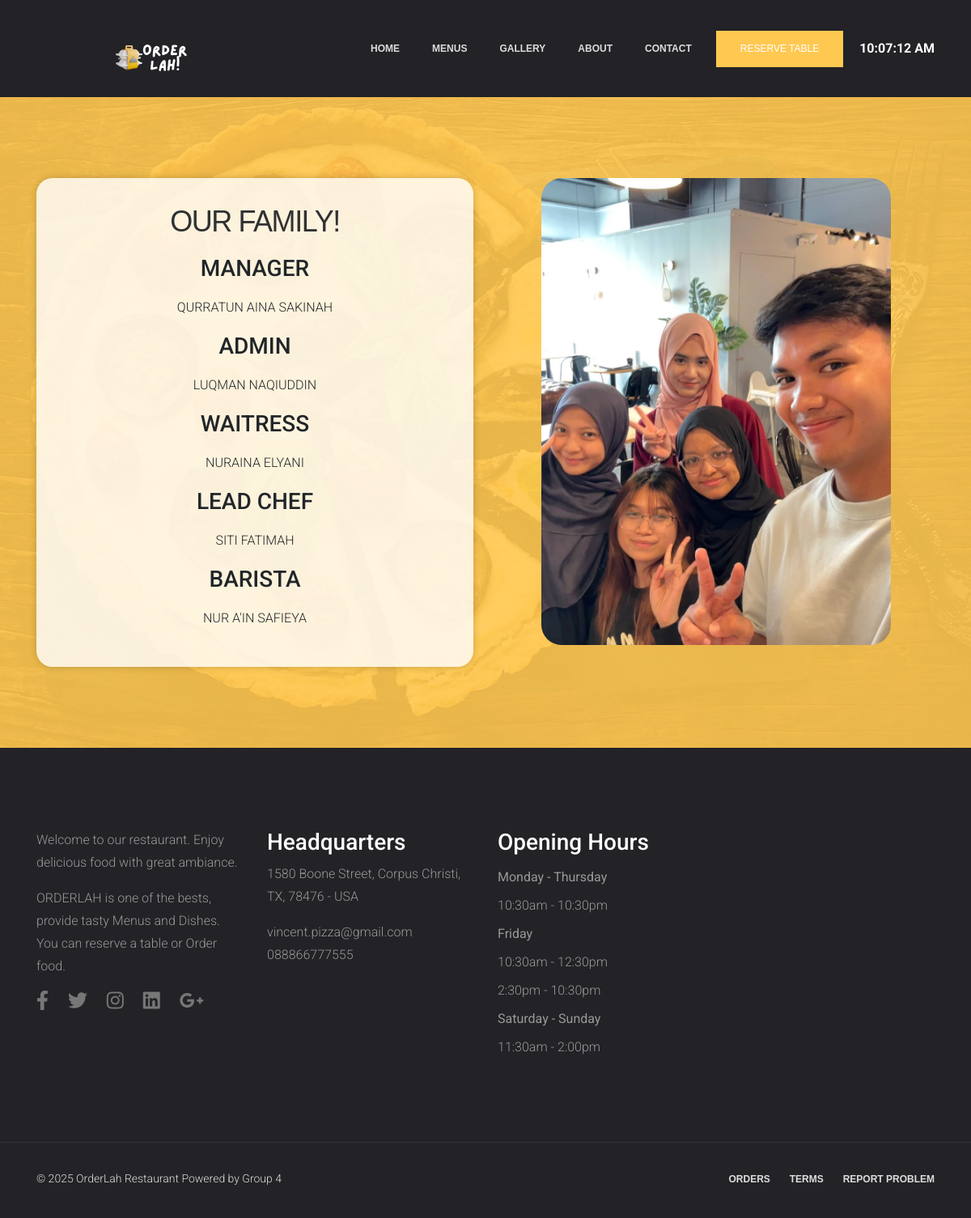
Page /about.php on the earlier database version.
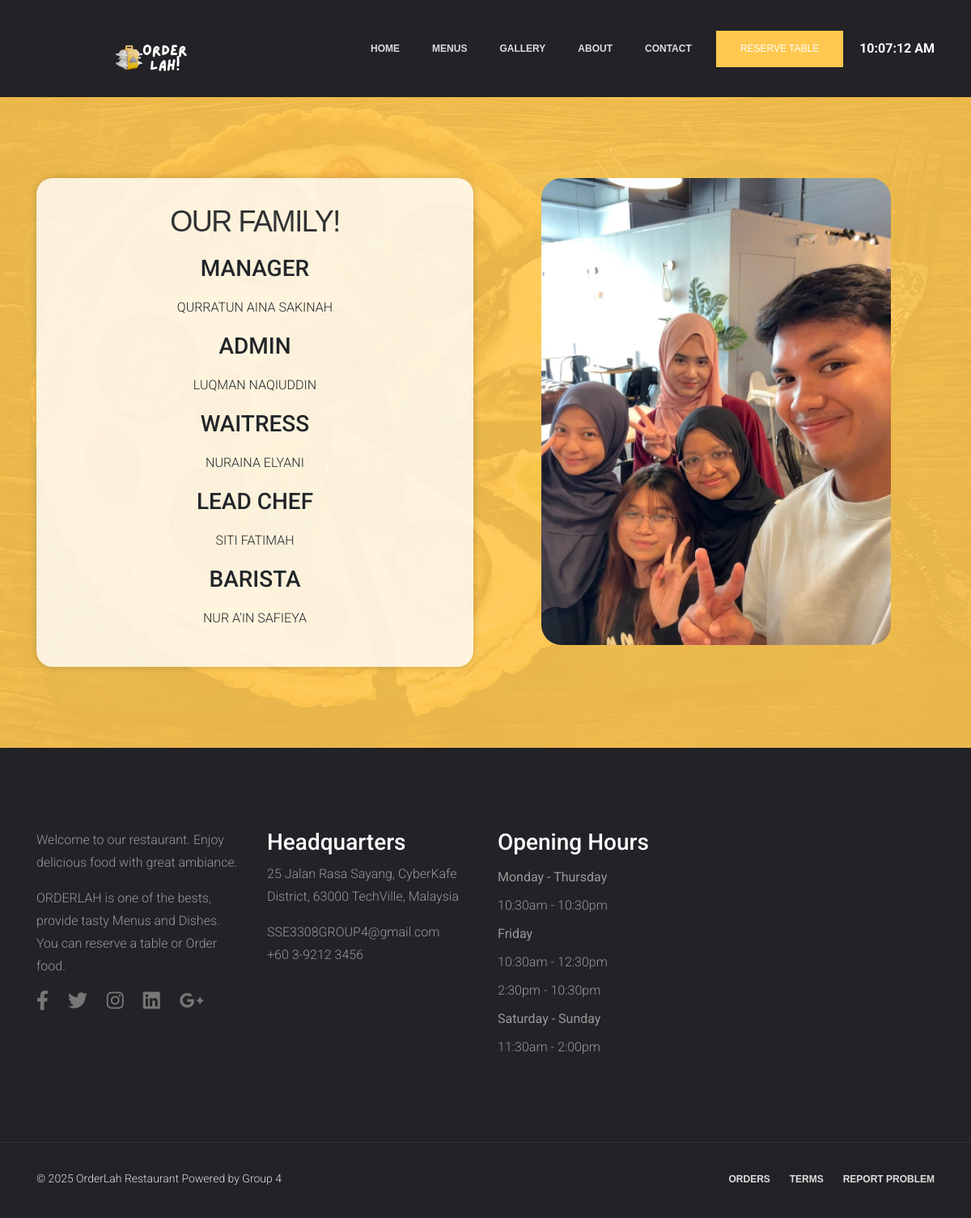
Same page on the later database version.
### tables this page shows
CREATE TABLE `website_settings` (
  `option_id` int(5) NOT NULL,
  `option_name` varchar(255) NOT NULL,
  `option_value` varchar(255) NOT NULL
);

### about.php (the view, shortened to what this page needs)
<?php
    include "connect.php";
    include "Includes/templates/header.php";
    include "Includes/templates/navbar.php";
    $stmt_web_settings = $con->prepare("SELECT * FROM website_settings");
    $stmt_web_settings->execute();
    $web_settings = $stmt_web_settings->fetchAll();
    $restaurant_email = "";
    $restaurant_address = "";
    $restaurant_phonenumber = "";
    foreach ($web_settings as $option)
    {
        if($option['option_name'] == 'restaurant_name')
        {
            $restaurant_name = $option['option_value'];
        }
        elseif($option['option_name'] == 'restaurant_email')
        {
            $restaurant_email = $option['option_value'];
        }
        elseif($option['option_name'] == 'restaurant_phonenumber')
        {
            $restaurant_phonenumber = $option['option_value'];
        }
        elseif($option['option_name'] == 'restaurant_address')
        {
            $restaurant_address = $option['option_value'];
        }
    }
?>
	<section class="contact-section" id="contact">
        <div class="container">
            <div class="row">
                <div class="col-lg-6 sm-padding" style="text-:center">
                <div class="contact-info" style="text-align: center;background-color: rgba(255, 255, 255, 0.8);padding: 30px;border-radius: 20px;box-shadow: 0px 0px 10px rgba(0,0,0,0.2);">
                        <h2>OUR FAMILY!</h2>
                        <h3 style="margin-top: 20px;">MANAGER</h3>
                        <p>QURRATUN AINA SAKINAH</p>
                        <h3 style="margin-top: 20px;">ADMIN</h3>
                        <p>LUQMAN NAQIUDDIN</p>
                        <h3 style="margin-top: 20px">WAITRESS</h3>
                        <p>NURAINA ELYANI</p>
                        <h3 style="margin-top: 20px">LEAD CHEF</h3>
                        <p>SITI FATIMAH</p>
                        <h3 style="margin-top: 20px">BARISTA</h3>
                        <p>NUR A'IN SAFIEYA</p>
                    </div>
                </div>
                <div class="col-lg-6 sm-padding text-center">
                    <img src="Design/images/team.jpg" alt="Team Image" style="width: 80%; border-radius: 25px;">
                </div>
            </div>
        </div>
    </section>
    <section class="widget_section" style="background-color: #222227;padding: 100px 0;">
        <div class="container">
            <div class="row">
                <div class="col-lg-3 col-md-6">
                    <div class="footer_widget">
                        <p>
                        Welcome to our restaurant. Enjoy delicious food with great ambiance.
                        </p>
                        <p>
                            ORDERLAH is one of the bests, provide tasty Menus and Dishes. You can reserve a table or Order food.
                        </p>
                        <ul class="widget_social">
                            <li><a href="#" data-toggle="tooltip" title="Facebook"><i class="fab fa-facebook-f fa-2x"></i></a></li>
                            <li><a href="#" data-toggle="tooltip" title="Twitter"><i class="fab fa-twitter fa-2x"></i></a></li>
                            <li><a href="#" data-toggle="tooltip" title="Instagram"><i class="fab fa-instagram fa-2x"></i></a></li>
                            <li><a href="#" data-toggle="tooltip" title="LinkedIn"><i class="fab fa-linkedin fa-2x"></i></a></li>
                            <li><a href="#" data-toggle="tooltip" title="Google+"><i class="fab fa-google-plus-g fa-2x"></i></a></li>
                        </ul>
                    </div>
                </div>
                <div class="col-lg-3 col-md-6">
                     <div class="footer_widget">
                        <h3>Headquarters</h3>
                        <p>
                            <?php echo $restaurant_address; ?>
                        </p>
                        <p>
                            <?php echo $restaurant_email; ?>
                            <br>
                            <?php echo $restaurant_phonenumber; ?>
                        </p>
                     </div>
                </div>
                <div class="col-lg-3 col-md-6">
                    <div class="footer_widget">
                        <h3>
                            Opening Hours
                        </h3>
                        <ul class="opening_time">
                            <li><b>Monday - Thursday </b><br>10:30am - 10:30pm</li>
                            <li><b>Friday </b><br><li> 10:30am - 12:30pm</li>
							<li> 2:30pm - 10:30pm</li>
						</li>
                            <li><b>Saturday - Sunday </b><br>11:30am - 2:00pm</li>
                        </ul>
                    </div>
                </div>
            </div>
        </div>
    </section>
    <?php include "Includes/templates/footer.php"; ?>

Differences in the rows shown:
changed website_settings: option_value "1580 Boone Street, Corpus Christi, TX, 78476 - USA" → "25 Jalan Rasa Sayang, CyberKafe District, 63000 TechVille, Malaysia"
changed website_settings: option_value "vincent.pizza@gmail.com" → "SSE3308GROUP4@gmail.com"
changed website_settings (number 3 of 3 on the later page): option_value "088866777555" → "+60 3-9212 3456"
